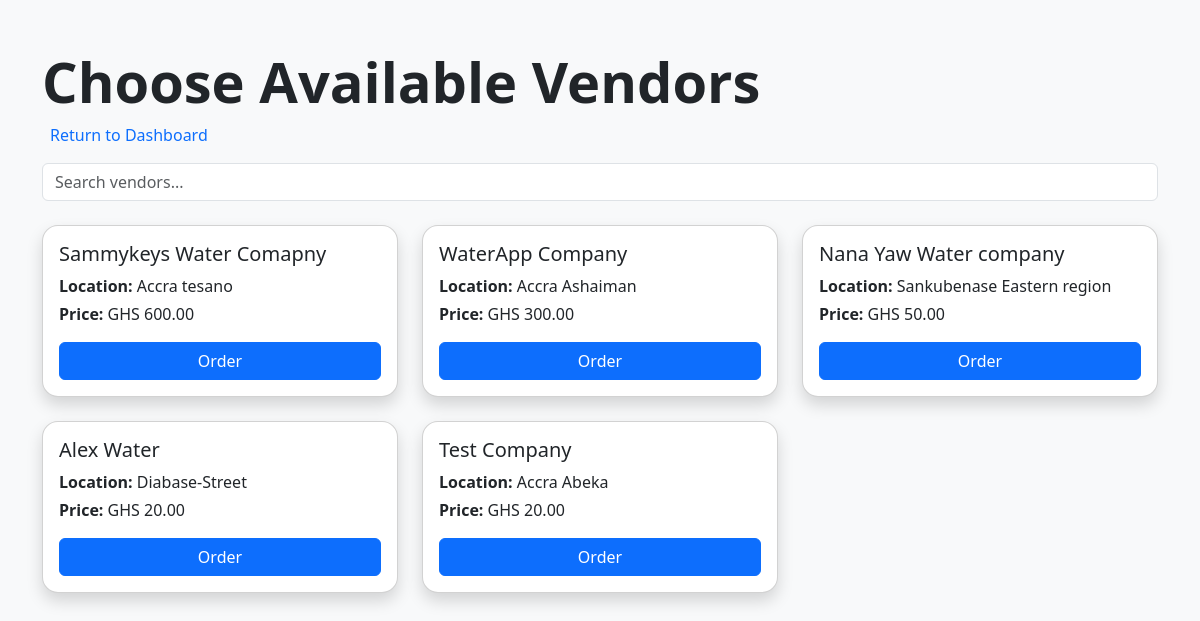
Before: /customer/vendors/ (signed in) with the older database file.
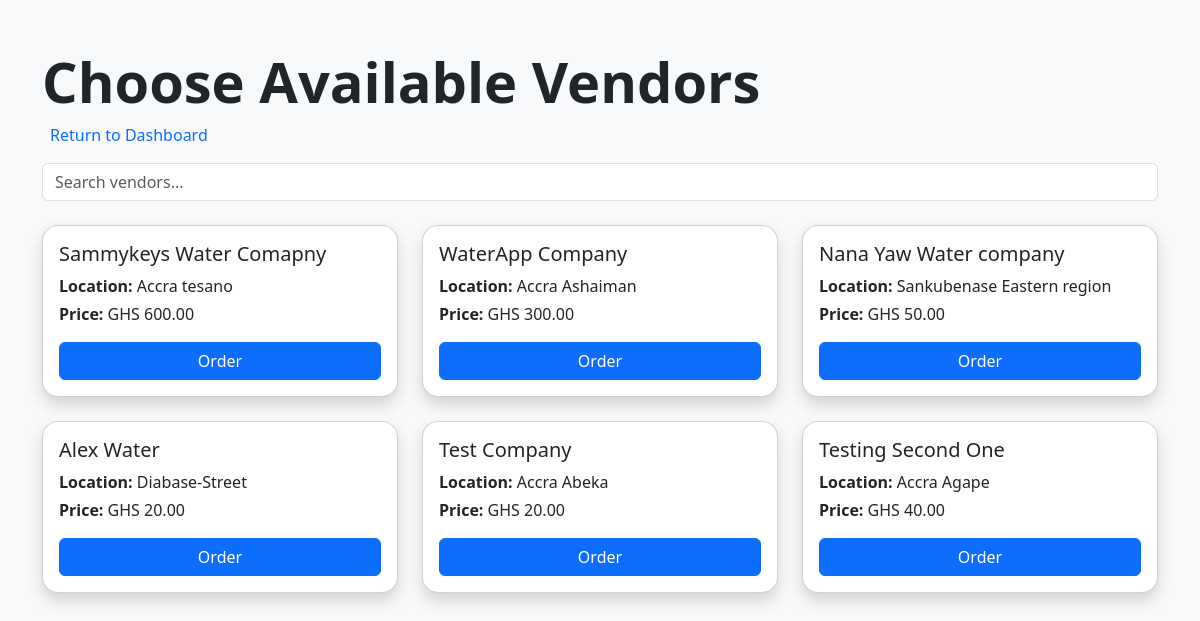
After: the same page with the newer database file.
### authentication/models.py (models this page shows, shortened)
class Vendor(models.Model):
    vendor_id = UniqueIDField(primary_key=True, editable=False, unique=True)
    user = models.OneToOneField(User, on_delete=models.CASCADE, related_name="vendor_profile")
    business_name = models.CharField(max_length=100)
    location = models.CharField(max_length=255)
    price_per_liter = models.DecimalField(max_digits=10, decimal_places=2)
    status = models.CharField(max_length=15, choices=DESCIPLINE_CHOICES, default='Active')

### authentication/views.py (the view, shortened to what this page needs)
# urls.py: path('customer/vendors/', Vendors.as_view(), name='vendors'),
@method_decorator((login_required, customer_required), name='dispatch')
class Vendors(View):
    template_name = 'customer/test/order_form.html'
    def get(self,request,*args,**kwargs):
        query = request.GET.get('q')  # <-- get search query from URL
        if query:
            vendors = Vendor.objects.filter(
                Q(name__icontains=query) |
                Q(location__icontains=query) |
                Q(phone__icontains=query)
            )
        else:
           vendors = Vendor.objects.filter(status="Active")
        form = OrderForm()
        context = {'vendors': vendors, 'form': form}
        return render(request, self.template_name,context)

### authentication/forms.py (shortened to what this page needs)
class OrderForm(forms.ModelForm):
    class Meta:
        model = Order
        fields = [
            'customer',
            'vendor',
            'payment_method',
            'litres',
            'tank_type',
        ]
        widgets = {
            'payment_method': forms.Select(attrs={'class': 'form-control'}),
            'tank_type': forms.Select(attrs={'class': 'form-control'}),
            'litres': forms.TextInput(attrs={'class': 'form-control', 'placeholder': 'Enter number of litres'}),
            'customer': forms.Select(attrs={'class': 'form-control'}),
            'vendor': forms.Select(attrs={'class': 'form-control'}),
        }

### packages/id_generator.py (called while the page is built)
def uniqueID():
    random_numbers = [str(random.randint(0, 9)) for _ in range(10)]
    return ''.join(random_numbers)

### templates/customer/test/order_form.html (shortened to what this page needs)
<!DOCTYPE html>
<html lang="en">
<head>
  <link href="https://cdn.jsdelivr.net/npm/bootstrap@5.3.0/dist/css/bootstrap.min.css" rel="stylesheet">
</head>
<body class="bg-light">
<div class="container py-5">
    <h1 class="fw-bold display-4 fade-in">Choose Available Vendors</h1>
    <a href="{% url 'customer_dashboard' %}" class="nav-link active text-primary mb-3">Return to Dashboard</a>
    <div class="mb-4">
      <input type="text" id="searchInput" class="form-control" placeholder="Search vendors...">
    </div>
    <div class="row" id="vendorList">
      {% for vendor in vendors %}
      <div class="col-md-4 mb-4 vendor-item">
        <div class="card p-3 shadow vendor-card">
          <h5 class="card-title">{{ vendor.business_name }}</h5>
          <p class="card-text mb-1"><strong>Location:</strong> {{ vendor.location }}</p>
          <p class="card-text"><strong>Price:</strong> GHS {{ vendor.price_per_liter }}</p>
          <button class="btn btn-primary w-100" onclick="openOrderModal('{{ vendor.vendor_id }}', '{{ vendor.business_name }}', '{{ vendor.price_per_liter }}')">Order</button>
        </div>
      </div>
      {% endfor %}
    </div>
</div>
</body>
</html>

Changed rows visible on the page:
added Vendor: business_name "Testing Second One", location "Accra Agape", price_per_liter "40.00"
